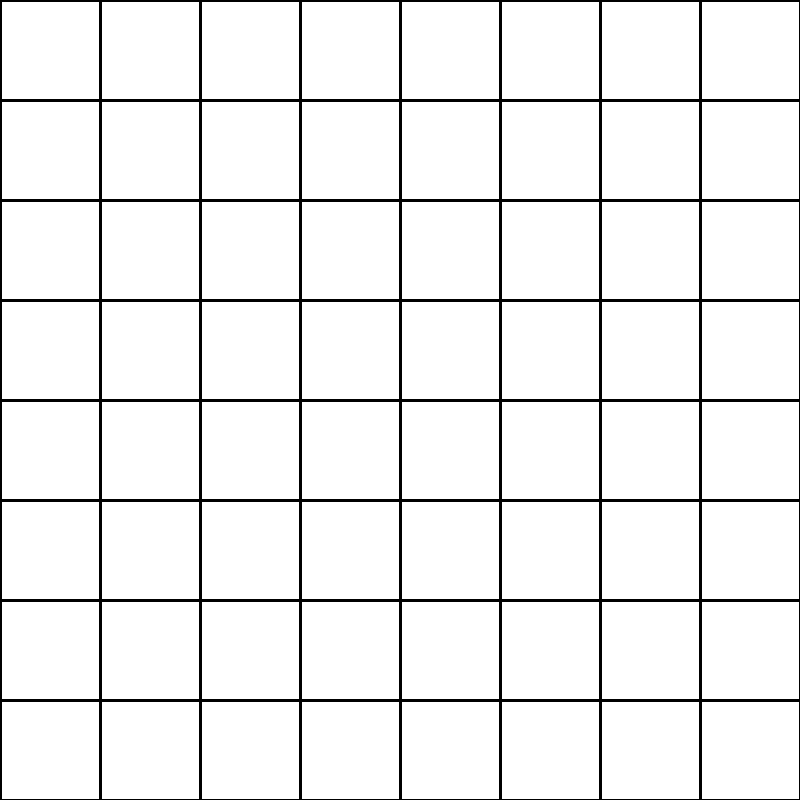
Frame 1 (no input)
Frame 60 (the mouse pressed at the canvas centre just before this capture): identical to frame 1, image omitted
Frame 120 (the mouse held since frame 60 and released just before this capture): identical to frame 1, image omitted

The Processing sketch that drew this single still picture (run headless with seeded random() and noise(); from frame 60 on, the mouse is pressed at the canvas centre):

// Processing sketch: s11_Hw1c
// ── s11_Hw1c.pde
/*
  
Author: Jonathan Fishkin


*/

void setup(){
  size(800,800);

}
  final int N = 8;
  int Z = 0;

void draw(){
  background(255,255,255);
  int y = 0;
  int x = 0;
  Z = 800 / N;
  strokeWeight(3);
  while (x <= width){
    line(x,0,x,height);
    x = x + Z;
      if (y <= height);{
        line(0,y,width,y);
        y = y + Z;
      }
}



  
}
